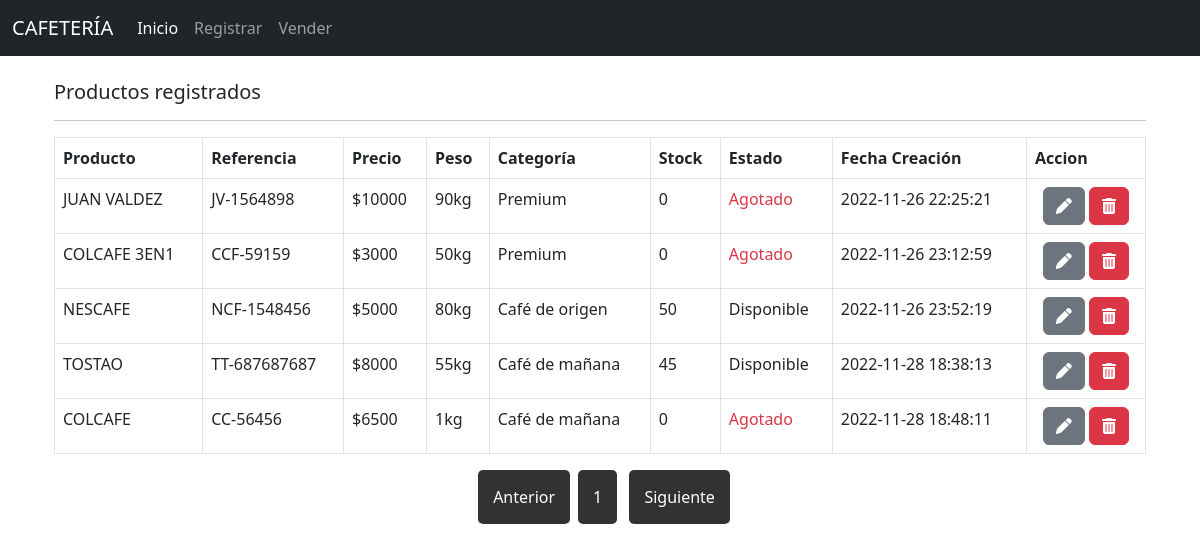
The page / on the database its author committed.
### tables this page shows
CREATE TABLE `producto` (
  `id` int(11) NOT NULL,
  `nombre_producto` varchar(200) NOT NULL,
  `referencia` varchar(200) NOT NULL,
  `precio` float NOT NULL,
  `peso` decimal(10,0) NOT NULL,
  `categoria` int(11) NOT NULL,
  `stock` int(11) NOT NULL,
  `estado` int(11) NOT NULL,
  `fecha_c` timestamp NOT NULL DEFAULT CURRENT_TIMESTAMP
);

CREATE TABLE `categorias` (
  `idCategoria` int(11) NOT NULL,
  `descripcion` varchar(300) NOT NULL
);

### index.php (the view, shortened to what this page needs)
<?php include("database/db.php") ?>
<?php include("includes/header.php") ?>
<?php include("includes/nav.php") ?>
<div class="container p-4">
    <div class="row" >
        <div class="col-12" id="dvInventario">
            <h5 class="title">Productos registrados</h5>
            <hr>
            <table class="table table-bordered">
                <thead>
                    <th>Producto</th>
                    <th>Referencia</th>
                    <th>Precio</th>
                    <th>Peso</th>
                    <th>Categoría</th>
                    <th>Stock</th>
                    <th>Estado</th>
                    <th>Fecha Creación</th>
                    <th>Accion</th>
                    <tbody>
                    <?php
                        $por_pagina=10;
                        if(isset($_GET['pagina'])){
                            $pagina=$_GET['pagina'];
                        }else{
                            $pagina=1;
                        }
                        $empieza=($pagina-1) * $por_pagina;
                        $query = "SELECT * FROM producto p INNER JOIN categorias c on categoria = idCategoria
                        LIMIT $empieza,$por_pagina";
                        $result_producto = mysqli_query($conn, $query);
                        while($row = mysqli_fetch_array($result_producto)){
                            $estado = $row['estado'];
                            if($estado==1){
                                (string)$estado = 'Disponible';
                            }else{
                                (string)$estado = '<span class="text-danger">Agotado</span>';
                            }
                            ?>
                            <tr>
                                <td><?php echo $row['nombre_producto'] ?></td>
                                <td><?php echo $row['referencia'] ?></td>
                                <td>$<?php echo $row['precio']?></td>
                                <td><?php echo $row['peso'] ?>kg</td>
                                <td><?php echo $row['descripcion'] ?></td>
                                <td><?php echo $row['stock'] ?></td>
                                <td><?php echo $estado ?></td>
                                <td><?php echo $row['fecha_c'] ?></td>
                                <td class="text-center">
                                    <a href="metodos/editar.php?id=<?php echo $row['id'] ?>"
                                    class="btn btn-secondary"
                                    name="editar_producto">
                                        <i class="fas fa-solid fa-pen"></i>
                                    </a>
                                    <a href="metodos/eliminar.php?id=<?php echo $row['id'] ?>"
                                    class="btn btn-danger"
                                    name="eliminar_producto">
                                        <i class="fas fa-trash-alt"></i>
                                    </a>
                                </td>
                            </tr>
                        <?php } ?>
                    </tbody>
                </thead>
            </table>
            <?php
                $query="SELECT * FROM producto p INNER JOIN categorias c on categoria = idCategoria";
                $resultado=mysqli_query($conn,$query);
                $total_registros=mysqli_num_rows($resultado);
                $total_paginas=ceil($total_registros/$por_pagina);
                echo"<center><a class='paginacion' href='index.php?pagina=1'>"  .'Anterior'. "</a>";
                for($i=1;  $i<=$total_paginas;   $i++){
                    echo"<a class='paginacion' href='index.php?pagina=".$i."'> ".$i." </a> ";
                }
                echo"<a class='paginacion' href='index.php?pagina=$total_paginas'>"  .'Siguiente'. "</a></center>";
            ?>
        </div>
    </div>
</div>
<?php include("includes/footer.php") ?>

### index.php (style rules this page uses)
.paginacion { padding:15px; margin-left:8px; color: white; text-decoration: none; background: black; display: inline-block; box-sizing: border-box; opacity:0.8; border-radius: 5px; }

### rows shown on the page
producto: nombre_producto "JUAN VALDEZ", referencia "JV-1564898", precio "10000", peso "90", categoria.descripcion "Premium", stock "0", estado "Agotado", fecha_c "2022-11-26 22:25:21"
producto: nombre_producto "COLCAFE 3EN1", referencia "CCF-59159", precio "3000", peso "50", categoria.descripcion "Premium", stock "0", estado "Agotado", fecha_c "2022-11-26 23:12:59"
producto: nombre_producto "NESCAFE", referencia "NCF-1548456", precio "5000", peso "80", categoria.descripcion "Café de origen", stock "50", estado "Disponible", fecha_c "2022-11-26 23:52:19"
producto: nombre_producto "TOSTAO", referencia "TT-687687687", precio "8000", peso "55", categoria.descripcion "Café de mañana", stock "45", estado "Disponible", fecha_c "2022-11-28 18:38:13"
producto: nombre_producto "COLCAFE", referencia "CC-56456", precio "6500", peso "1", categoria.descripcion "Café de mañana", stock "0", estado "Agotado", fecha_c "2022-11-28 18:48:11"
